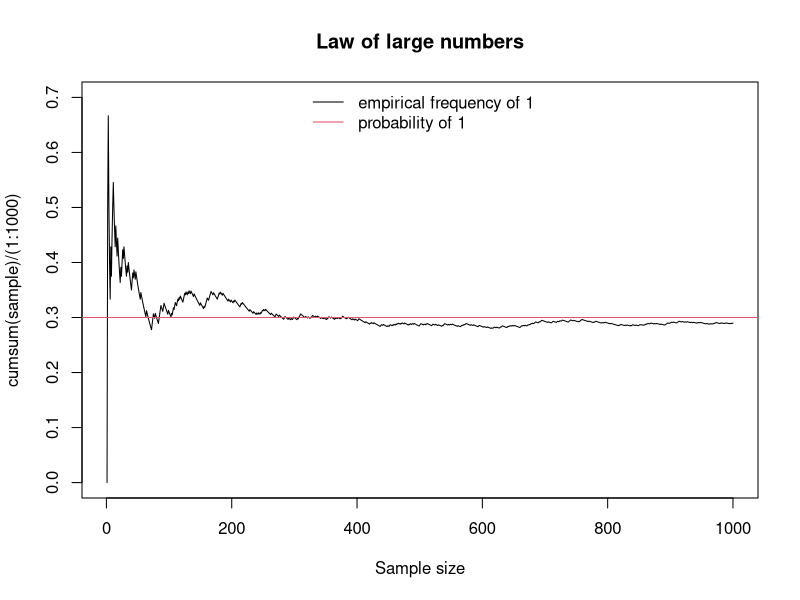

Generate this figure with R:
## ---- chunk 1
runif(1) # uniform draw in [0,1]
runif(1)
set.seed(42); runif (1)
set.seed(42); runif (1)
## ---- chunk 2
x <- c('red', 'black', 'green')
sample(x = x, size = 20, replace = TRUE, prob = c(2/10,4/10,4/10))
## ---- chunk 3
# 1: head, 0: tail
sample = sample(x = c(0,1), size = 1000, replace = T, prob = c(.7, .3))
plot(cumsum(sample)/(1:1000),
     type = 'l',
     main = 'Law of large numbers',
     ylim = c (0,0.7),
     xlab = 'Sample size')
abline (h = .3, col = 2)
legend (x = 'top',
       lty = 1, col = 1: 2,
       legend = c ('empirical frequency of 1', 'probability of 1'),
       bty = 'n')
